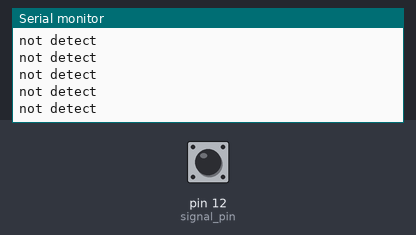
Bench run of a sketch on a simulated Arduino Uno, built with avr-gcc and run on an emulated ATmega328P. Parts: the last lines printed to the serial monitor. Inputs (shaded band) come from the test bench; at power-on: pin 12 (signal_pin) HIGH.

Above: at 1.2 s.
1.3 s: pin 12 (signal_pin) driven LOW
At 1.9 s:
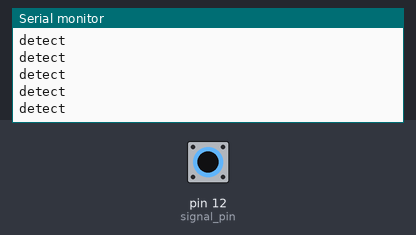
3.2 s: pin 12 (signal_pin) driven HIGH
At 4.1 s:
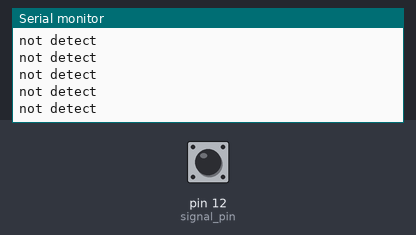
6.2 s: pin 12 (signal_pin) pulsed LOW 5 times (0.12 s each, 0.3 s apart)
At 7.2 s:
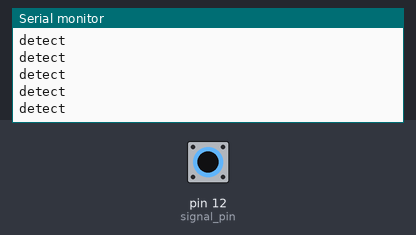

The sketch:

HallEffectSensor.ino
```cpp
const int signal_pin = 12;
byte state = LOW;

void setup()
{
  /** run once, when the sketch starts **/

  // set serial bps
  Serial.begin(9600);

  pinMode(signal_pin, INPUT);

  // read initial pin state
  state = digitalRead(signal_pin);
}

void loop()
{
  /** run loop **/
  state = digitalRead(signal_pin);
  if (state==LOW)
  {
    Serial.println("detect");
  }
  else
  {
    Serial.println("not detect");
  }
  delay(16);
}
```

Measured:
- after the input at 1.3 s, the serial monitor: prints a new line at once (image 1)
- after the input at 6.2 s, the serial monitor: prints a new line at once (image 3)
